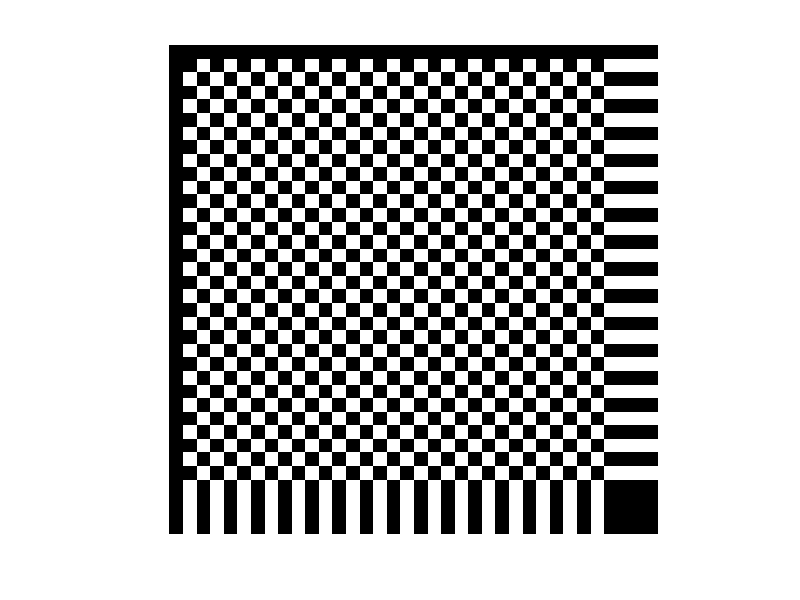

This figure's MATLAB source:
x=8;
t = 256/x;
arr=zeros(x*t, x*t, 'uint8');
f=1;
for i=1:t
   for j = 1:t 
       if mod(i+j,2) == 0
            for k = 1: t
                for l = 1:t
                    arr(i*x+k,j*x+l) = 0;
                end
            end
       end
       if mod(i+j,2) == 1
           for k = 1: t
                for l = 1:t
                    arr(i*x+k,j*x+l) = 255;
                end
            end
           
       end
   end
end
    %hold on
 imshow(arr);
    hold on
